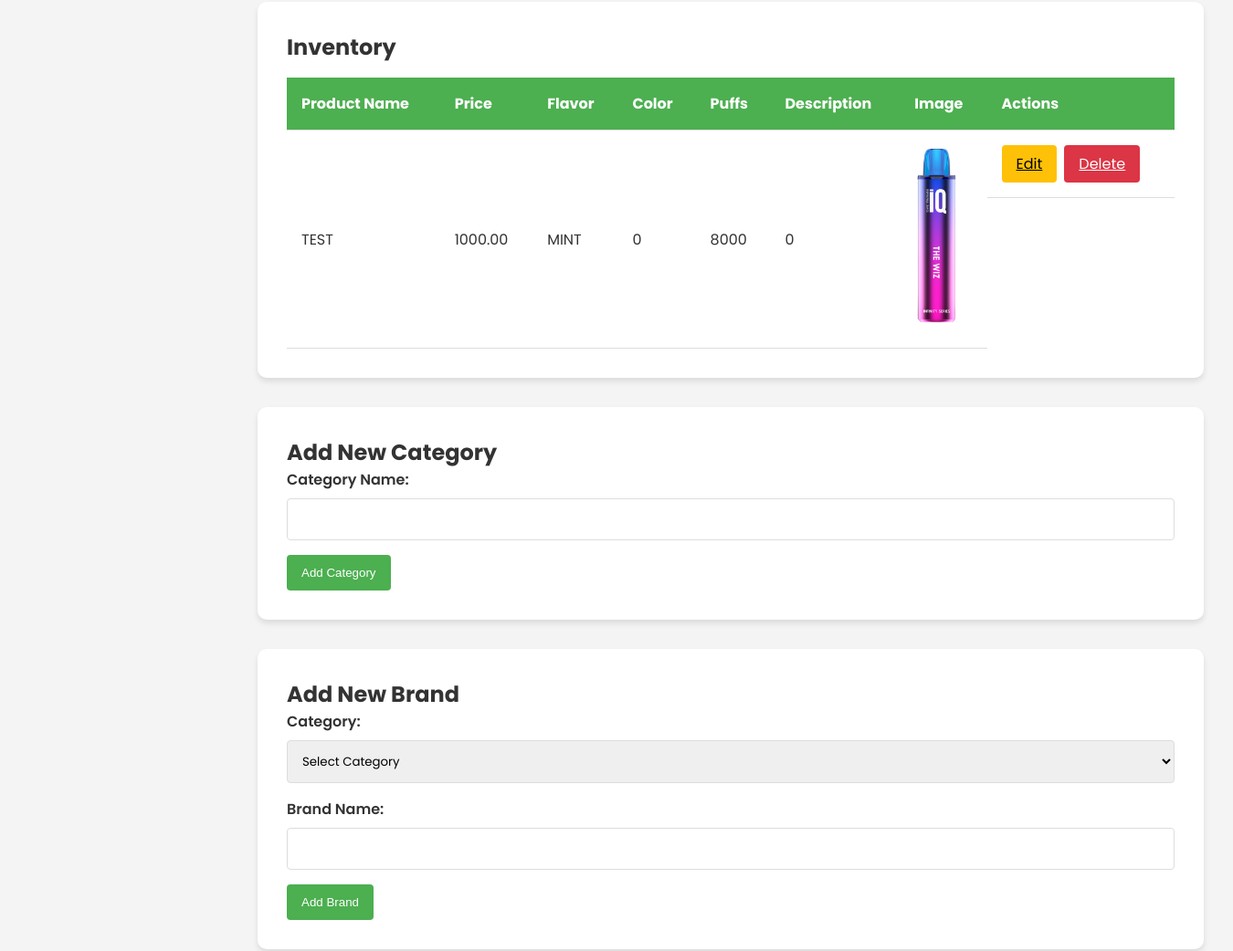
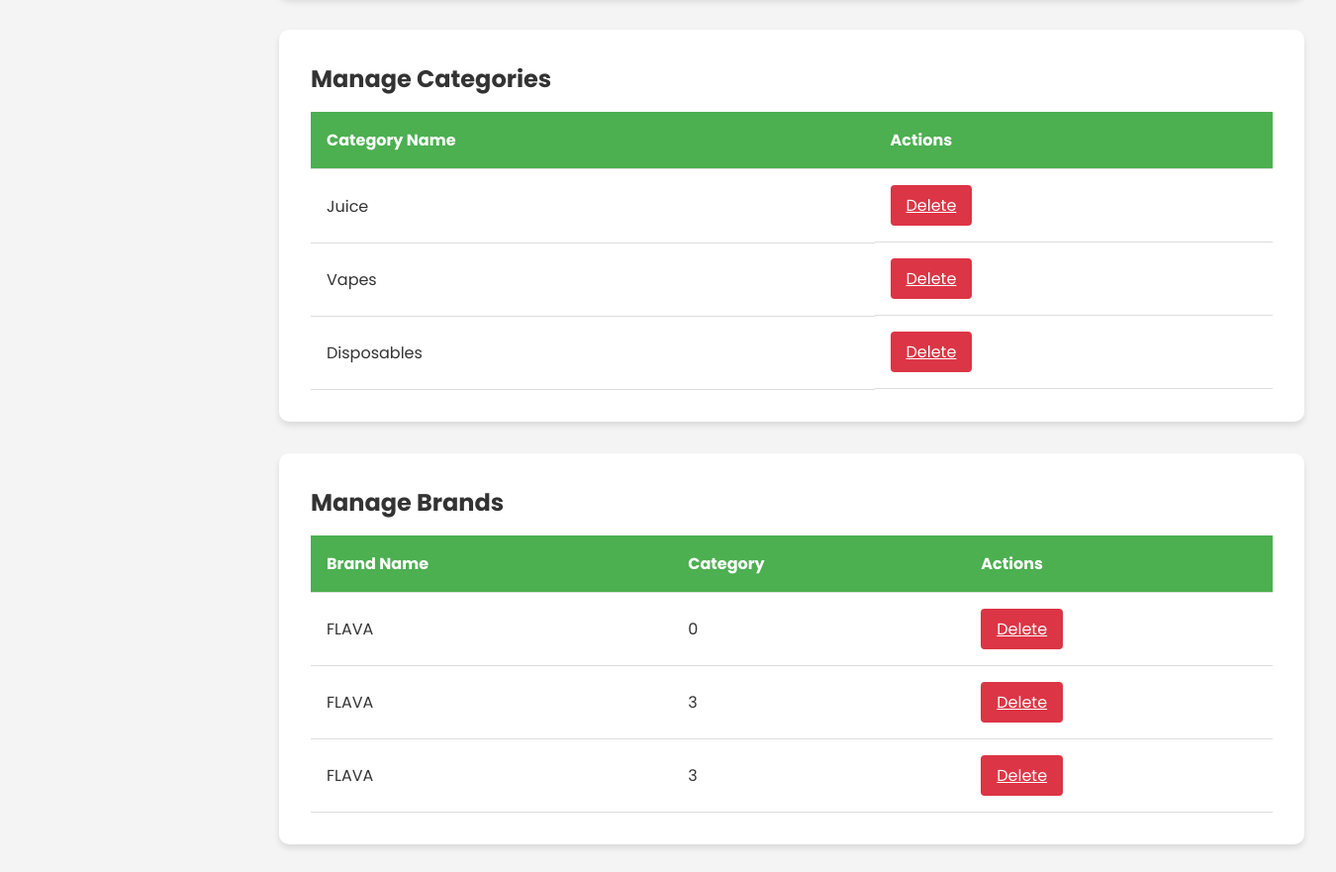
The page /su/inventory.php (signed in, lower part) on the database as committed earlier (2 pictures, top to bottom).
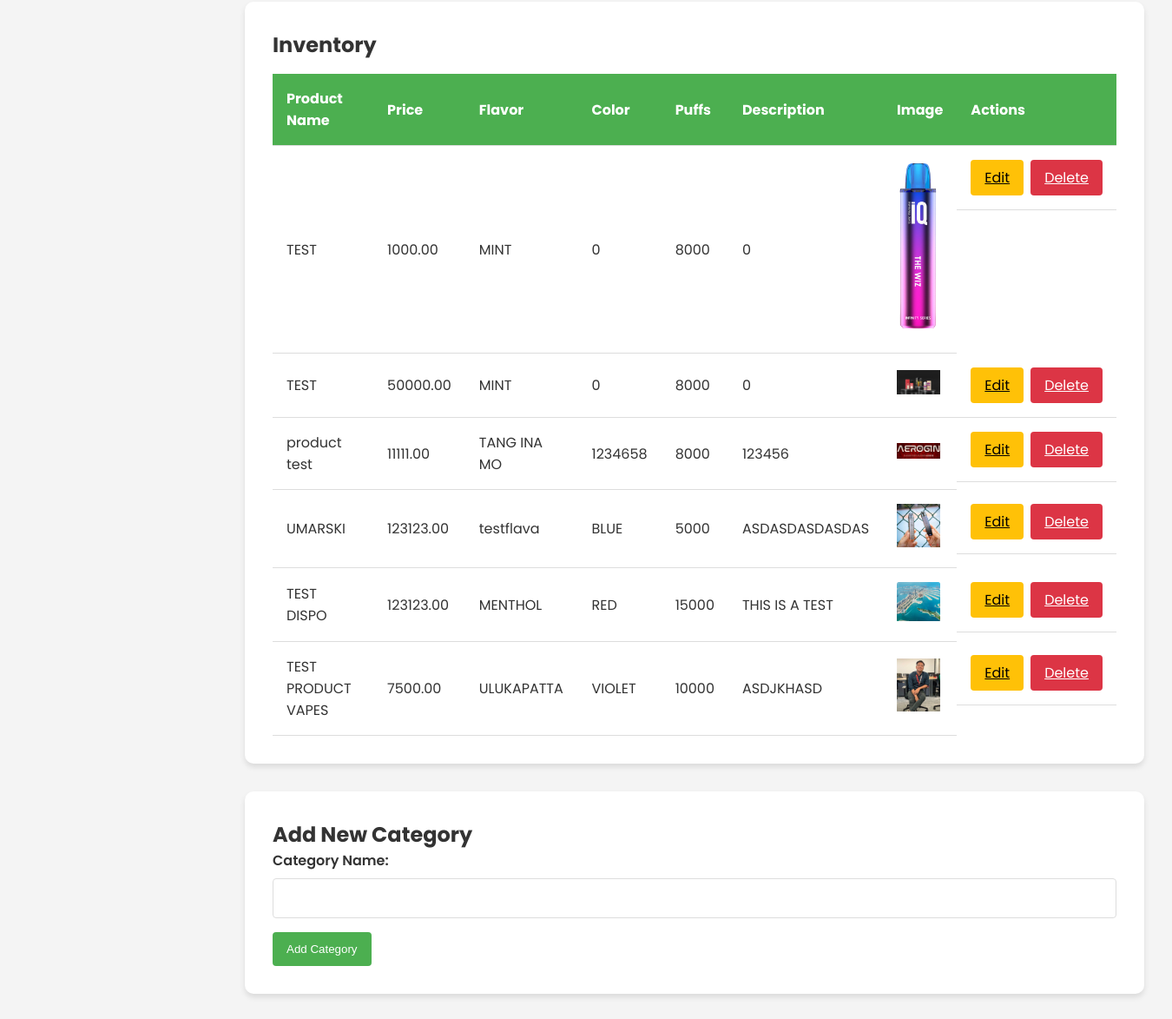
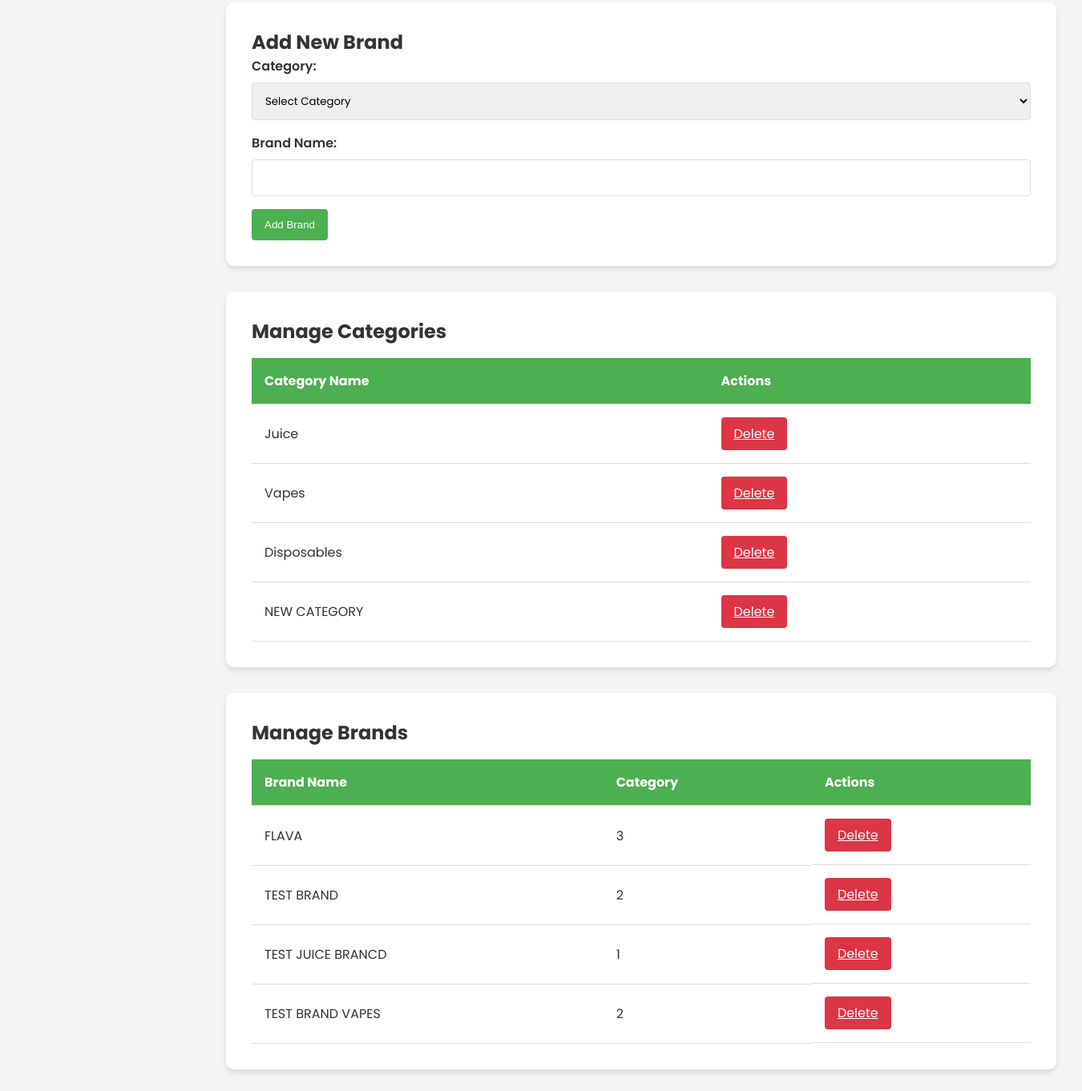
The same page on the database as committed later (2 pictures, top to bottom).
### tables this page shows
CREATE TABLE IF NOT EXISTS `products` (
  `product_id` int NOT NULL AUTO_INCREMENT,
  `category_id` int DEFAULT NULL,
  `brand_id` int DEFAULT NULL,
  `product_name` varchar(255) NOT NULL,
  `price` decimal(10,2) NOT NULL,
  `flavor` varchar(100) DEFAULT NULL,
  `color` varchar(50) DEFAULT NULL,
  `puffs` int DEFAULT NULL,
  `description` text,
  `img_dir` varchar(255) DEFAULT NULL,
  PRIMARY KEY (`product_id`),
  KEY `category_id` (`category_id`),
  KEY `brand_id` (`brand_id`)
);

CREATE TABLE IF NOT EXISTS `categories` (
  `category_id` int NOT NULL AUTO_INCREMENT,
  `category_name` varchar(100) NOT NULL,
  PRIMARY KEY (`category_id`)
);

CREATE TABLE IF NOT EXISTS `brands` (
  `brand_id` int NOT NULL AUTO_INCREMENT,
  `brand_name` varchar(100) NOT NULL,
  `category_id` int NOT NULL,
  PRIMARY KEY (`brand_id`)
);

### su/inventory.php (the view, shortened to what the changed rows need)
<?php
require_once '../conf/config.php';
$result = $conn->query("SELECT * FROM products");
$products = $result->fetch_all(MYSQLI_ASSOC);
$result = $conn->query("SELECT * FROM categories");
$categories = $result->fetch_all(MYSQLI_ASSOC);
$result = $conn->query("SELECT * FROM brands");
$brands = $result->fetch_all(MYSQLI_ASSOC);
?>
<!DOCTYPE html>
<html lang="en">
<head>
    <link rel="stylesheet" href="https://cdnjs.cloudflare.com/ajax/libs/font-awesome/6.4.0/css/all.min.css">
</head>
<body>
    <main class="content">
        <section id="inventory" class="form-section">
            <h2>Inventory</h2>
            <div class="table-responsive">
                <table>
                    <thead>
                        <tr>
                            <th>Product Name</th>
                            <th>Price</th>
                            <th>Flavor</th>
                            <th>Color</th>
                            <th>Puffs</th>
                            <th>Description</th>
                            <th>Image</th>
                            <th>Actions</th>
                        </tr>
                    </thead>
                    <tbody>
                        <?php foreach ($products as $product): ?>
                            <tr>
                                <td><?php echo htmlspecialchars($product['product_name']); ?></td>
                                <td><?php echo htmlspecialchars($product['price']); ?></td>
                                <td><?php echo htmlspecialchars($product['flavor']); ?></td>
                                <td><?php echo htmlspecialchars($product['color']); ?></td>
                                <td><?php echo htmlspecialchars($product['puffs']); ?></td>
                                <td><?php echo htmlspecialchars($product['description']); ?></td>
                                <td><img src="<?php echo htmlspecialchars($product['img_dir']); ?>" alt="Product Image" width="50"></td>
                                <td class="action-buttons">
                                    <a href="edit_product.php?product_id=<?php echo $product['product_id']; ?>" class="btn btn-edit">Edit</a>
                                    <a href="?delete_product=<?php echo $product['product_id']; ?>" class="btn btn-delete" onclick="return confirm('Are you sure you want to delete this product?');">Delete</a>
                                </td>
                            </tr>
                        <?php endforeach; ?>
                    </tbody>
                </table>
            </div>
        </section>
        <section id="add-category" class="form-section">
            <h2>Add New Category</h2>
        </section>
        <section id="add-brand" class="form-section">
            <h2>Add New Brand</h2>
        </section>
        <section id="category-management" class="form-section">
            <h2>Manage Categories</h2>
            <div class="table-responsive">
                <table>
                    <thead>
                        <tr>
                            <th>Category Name</th>
                            <th>Actions</th>
                        </tr>
                    </thead>
                    <tbody>
                        <?php foreach ($categories as $category): ?>
                            <tr>
                                <td><?php echo htmlspecialchars($category['category_name']); ?></td>
                                <td class="action-buttons">
                                    <a href="?delete_category=<?php echo $category['category_id']; ?>" class="btn btn-delete" onclick="return confirm('Are you sure you want to delete this category?');">Delete</a>
                                </td>
                            </tr>
                        <?php endforeach; ?>
                    </tbody>
                </table>
            </div>
        </section>
        <section id="brand-management" class="form-section">
            <h2>Manage Brands</h2>
            <div class="table-responsive">
                <table>
                    <thead>
                        <tr>
                            <th>Brand Name</th>
                            <th>Category</th>
                            <th>Actions</th>
                        </tr>
                    </thead>
                    <tbody>
                        <?php foreach ($brands as $brand): ?>
                            <tr>
                                <td><?php echo htmlspecialchars($brand['brand_name']); ?></td>
                                <td><?php echo htmlspecialchars($brand['category_id']); ?></td>
                                <td class="action-buttons">
                                    <a href="?delete_brand=<?php echo $brand['brand_id']; ?>" class="btn btn-delete" onclick="return confirm('Are you sure you want to delete this brand?');">Delete</a>
                                </td>
                            </tr>
                        <?php endforeach; ?>
                    </tbody>
                </table>
            </div>
        </section>
    </main>
</body>
</html>

Rows that differ between the two databases and show on the page:
removed brands: brand_name "FLAVA", category "0"
removed brands: brand_name "FLAVA", category "3"
added products: product_name "TEST", price "50000.00", flavor "MINT", color "0", puffs "8000", description "0", img_dir (picture)
added products: product_name "product test", price "11111.00", flavor "TANG INA MO", color "1234658", puffs "8000", description "123456", img_dir (picture)
added products: product_name "UMARSKI", price "123123.00", flavor "testflava", color "BLUE", puffs "5000", description "ASDASDASDASDAS", img_dir (picture)
added products: product_name "TEST DISPO", price "123123.00", flavor "MENTHOL", color "RED", puffs "15000", description "THIS IS A TEST", img_dir (picture)
added products: product_name "TEST PRODUCT VAPES", price "7500.00", flavor "ULUKAPATTA", color "VIOLET", puffs "10000", description "ASDJKHASD", img_dir (picture)
added categories: category_name "NEW CATEGORY"
added brands: brand_name "TEST BRAND", category "2"
added brands: brand_name "TEST JUICE BRANCD", category "1"
added brands: brand_name "TEST BRAND VAPES", category "2"
